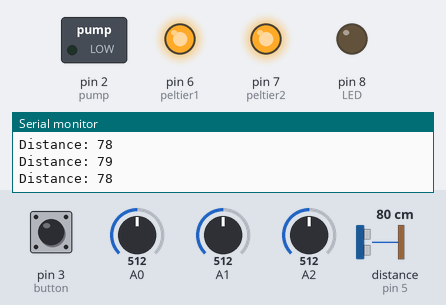
Bench run of a sketch on a simulated Arduino Uno, built with avr-gcc and run on an emulated ATmega328P. On the bench: switched loads named in the sketch (green lamp = pin HIGH), output pins drawn as LEDs (lit = HIGH), the last lines printed to the serial monitor. Wiring (inferred from the names in the program): ultrasonic range finder: trigger pin 4; echo pin 5. The test bench sets the inputs (shaded band); at power-on: A0 = 512, A2 = 512, A1 = 512, pin 3 (button) LOW, distance to the obstacle (sensor on pin 5) 80 cm. The echo pulse lasts 58.3 µs per cm; pins used as bus, display or sensor lines are not drawn.

Above: at 1.2 s.
1.3 s: A0 set to 619
2.8 s: A0 set to 647
At 3.7 s:
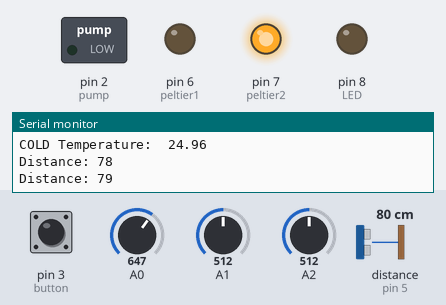
4.6 s: A2 set to 707
7.7 s: A2 set to 736
At 9.3 s:
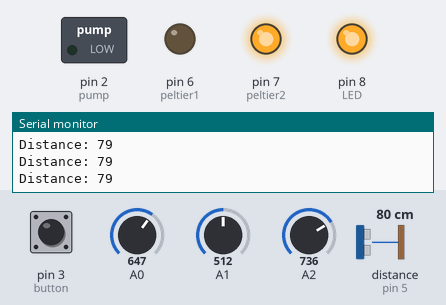
9.6 s: A1 set to 621
12.7 s: A1 set to 640
At 13.6 s:
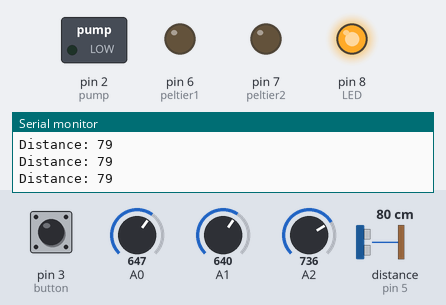
Timing chart, 0 to 15.6 s (numbered marks = the images above; inputs shaded):
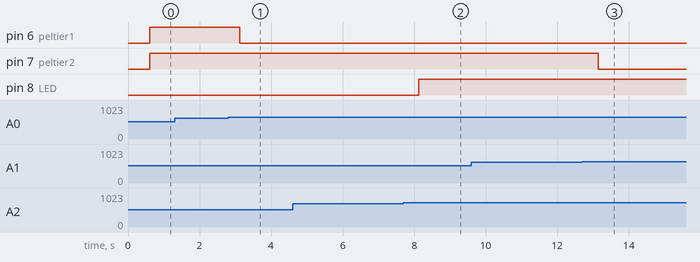

Measured:
- the behaviour switches between 628 and 629 on A0 (found by bisection; images 0 and 1)
- the behaviour switches between 718 and 719 on A2 (found by bisection; images 1 and 2)
- the behaviour switches between 628 and 629 on A1 (found by bisection; images 2 and 3)
- after the input at 2.8 s, pin 6 (peltier1): HIGH → LOW after 0.32 s
- after the input at 7.7 s, pin 8 (LED): LOW → HIGH after 0.43 s
- after the input at 12.7 s, pin 7 (peltier2): HIGH → LOW after 0.45 s

The sketch:

sketch_apr11a.ino
```cpp
long duration;
int distance;
const int pump = 2;
const int button = 3;
const int trigPin = 4;
const int echoPin = 5;
const int peltier1 = 6;
const int peltier2 = 7;
const int LED = 8;

float RT, VR, ln, TXH1, T0, VRT, TXH2, TXC, TXH;

unsigned long currentMillis;
unsigned long tempMillis;
unsigned long tempMillis2;
unsigned long tempMillis3;
unsigned long distanceMillis;
const unsigned long distPeriodSend = 0.002;
const unsigned long distPeriodStop = 0.01;
const unsigned long tempPeriod = 500;

void setup() {
  pinMode(pump,OUTPUT);
  pinMode(button,INPUT);
  pinMode(trigPin, OUTPUT);
  pinMode(echoPin, INPUT);
  pinMode(peltier1, OUTPUT);
  pinMode(peltier2, OUTPUT);
  pinMode(LED, OUTPUT);
  Serial.begin(9600);
  tempMillis = millis();
  tempMillis2 = millis();
  distanceMillis = millis();
}

void loop() {
  currentMillis = millis();
  if (currentMillis - tempMillis >= tempPeriod)    //Temperature
  {
  VRT = analogRead(A0);
  TXH1 = GetTemp(VRT);
  Serial.print("HOT Temperature 1:");
  Serial.print("\t");
  Serial.println(TXH1);
  tempMillis = currentMillis;
  }
  currentMillis = millis();
  if (currentMillis - tempMillis2 >= tempPeriod)    //Temperature
  {
  VRT = analogRead(A1);
  TXH2 = GetTemp(VRT);
  Serial.print("HOT Temperature 2:");
  Serial.print("\t");
  Serial.println(TXH2);
  tempMillis2 = currentMillis;
  }
  currentMillis = millis();
  if (currentMillis - tempMillis3 >= tempPeriod)    //Temperature
  {
  VRT = analogRead(A2);
  TXC = GetTemp(VRT);
  Serial.print("COLD Temperature:");
  Serial.print("\t");
  Serial.println(TXC);
  tempMillis3 = currentMillis;
  }

  currentMillis = millis();
  if (currentMillis - distanceMillis >= distPeriodSend + distPeriodStop)    //Distance
  {
  distance= GetDistance();
  Serial.print("Distance: ");
  Serial.println(distance);
  distanceMillis = currentMillis;
  }
  if(digitalRead(button) == HIGH && distance <= 6){
   digitalWrite(pump,HIGH);
   }
  else
  {
   digitalWrite(pump,LOW);
  }
  if(TXC < 7)
    digitalWrite(LED,HIGH);
  else
    digitalWrite(LED,LOW);

  if(TXH1 >= 15 && TXH1 <= 45)
    digitalWrite(peltier1,HIGH);
  else
    digitalWrite(peltier1,LOW);

  if(TXH2 >= 15 && TXH2 <= 45)
    digitalWrite(peltier2,HIGH);
  else
    digitalWrite(peltier2,LOW);

  if(TXC < 0.5)
   {
       digitalWrite(peltier1,LOW);
       digitalWrite(peltier2,LOW);
       while(TXC < 2)
       {
        Serial.print("Too cold! Heating up! Temp: ");
        Serial.println(TXC);
        TXC = GetTemp(analogRead(A2));
       }
   }
}
int GetDistance()
{
  digitalWrite(trigPin, LOW);
  delayMicroseconds(2);
  digitalWrite(trigPin, HIGH);
  delayMicroseconds(10);
  digitalWrite(trigPin, LOW);
  duration = pulseIn(echoPin, HIGH);
  distance = duration*0.034/2;
  return distance;
}

float GetTemp(float VRT)
{
  VRT = (5.00 / 1023.00) * VRT;      //Conversion to voltage
  VR = 5 - VRT;
  RT = VRT / (VR / 10000);               //Resistance of RT
  ln = log(RT / 10000);
  TXH = (1 / ((ln / 3988) + (1 / 298.15))); //Temperature from thermistor
  TXH = TXH - 273.15;                 //Conversion to Celsius
  return TXH;
}
```
